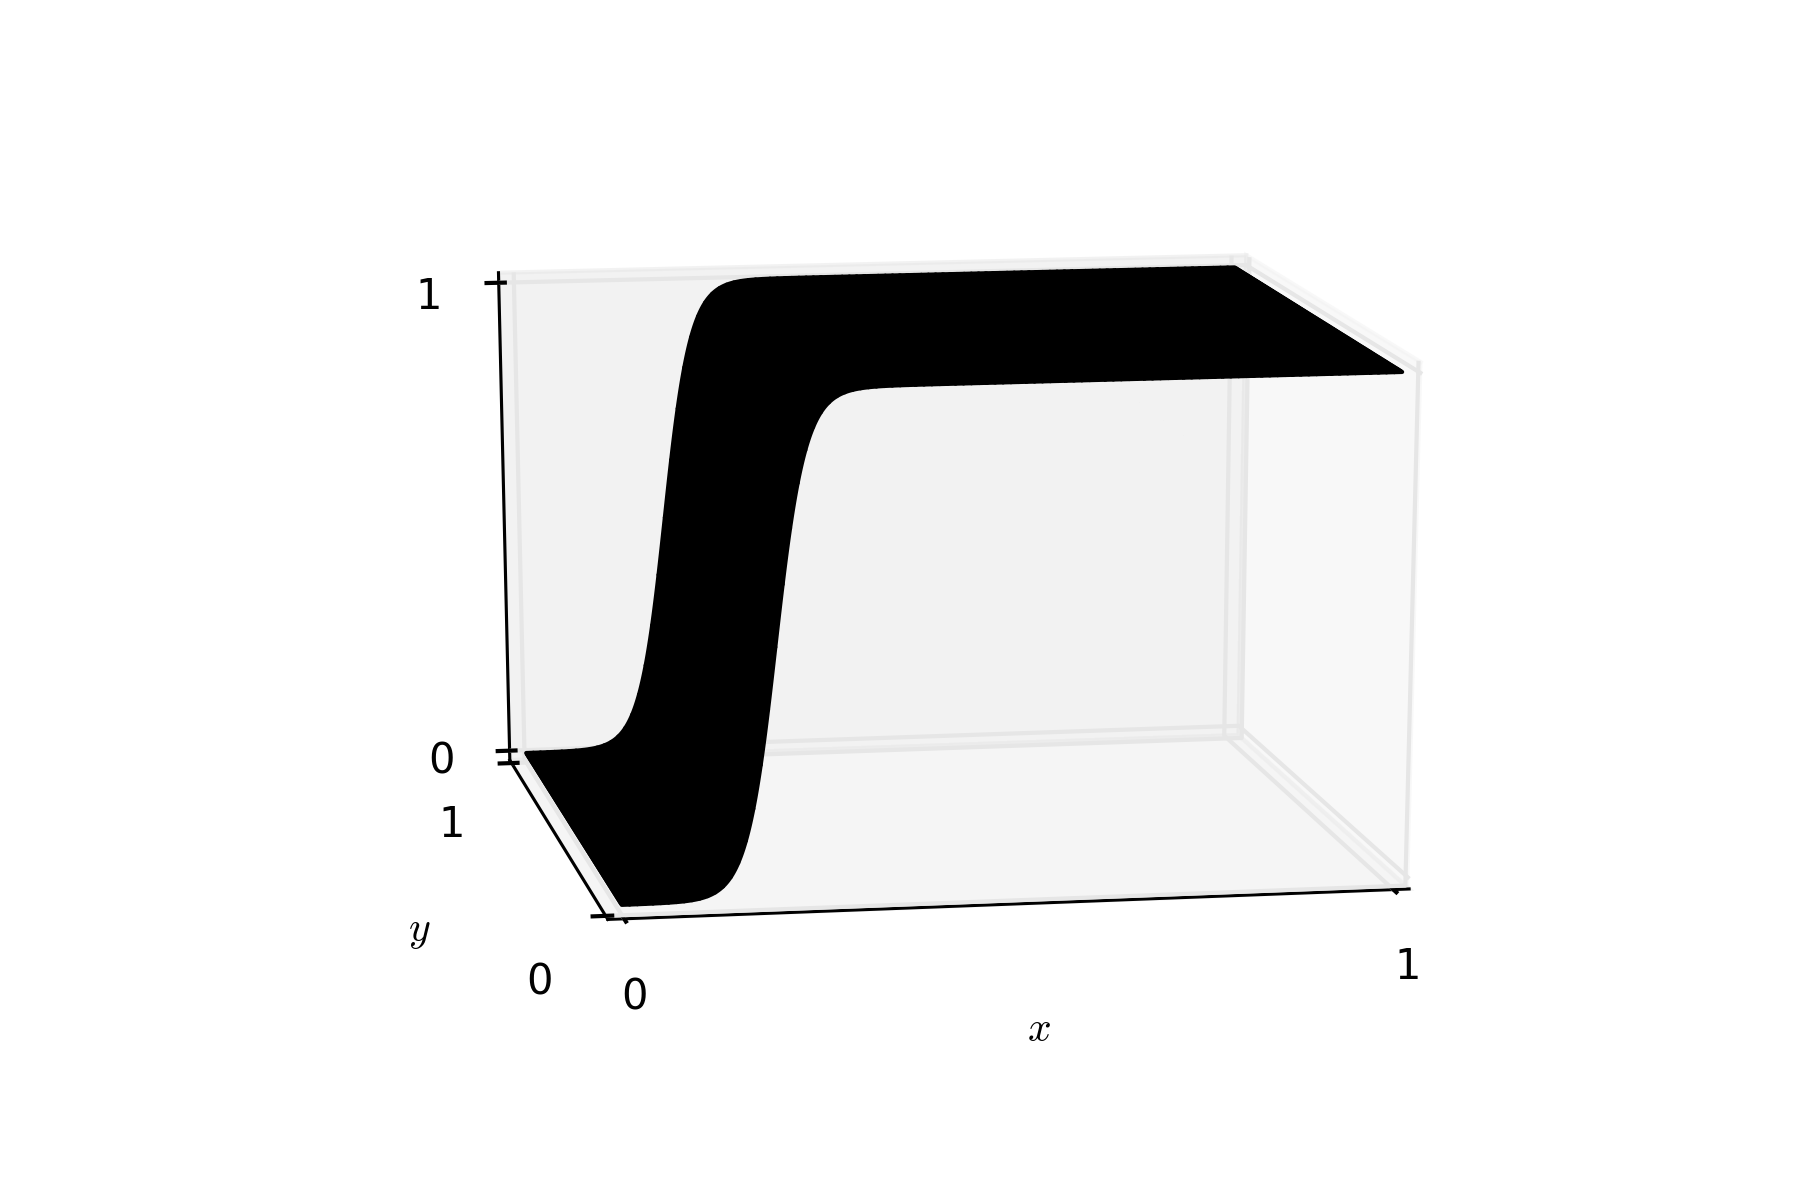

Here is the Python script that generated this plot:
# -*- coding: utf-8 -*-
"""
Created on Fri Aug  3 20:04:02 2018

@author:
"""

# chapter 3, animation 1
import numpy as np
import matplotlib.pyplot as plt
from mpl_toolkits.mplot3d import Axes3D
def sigma(x,w,b):
    return 1/(1+np.exp(-(w*x+b)))
[x,y] = np.meshgrid(np.linspace(0,1,1001),np.linspace(0,1,1001))

w1 = 50
b1 = -10
def f1(x,y,w1,b1,w2,b2):
    return sigma(x,w1,b1)
z = f1(x,y,w1,b1,0,0)


fig = plt.figure()
ax = fig.gca(projection='3d')
#ax.view_init(-10,10)
ax.azim = 260
ax.elev = 15
ax.plot_surface(x,y,z,cmap='viridis')

ax.set_xlabel('$x$')
ax.set_ylabel('$y$')
ax.set_clip_on(True)
ax.set_frame_on(False)
ax.set_zlim([0,1])
ax.set_xticks([0,1])
ax.set_yticks([0,1])
ax.set_zticks([0,1])



plt.savefig('animation_41',dpi=300,pad_inches=0,bbox_inches=0)

    
